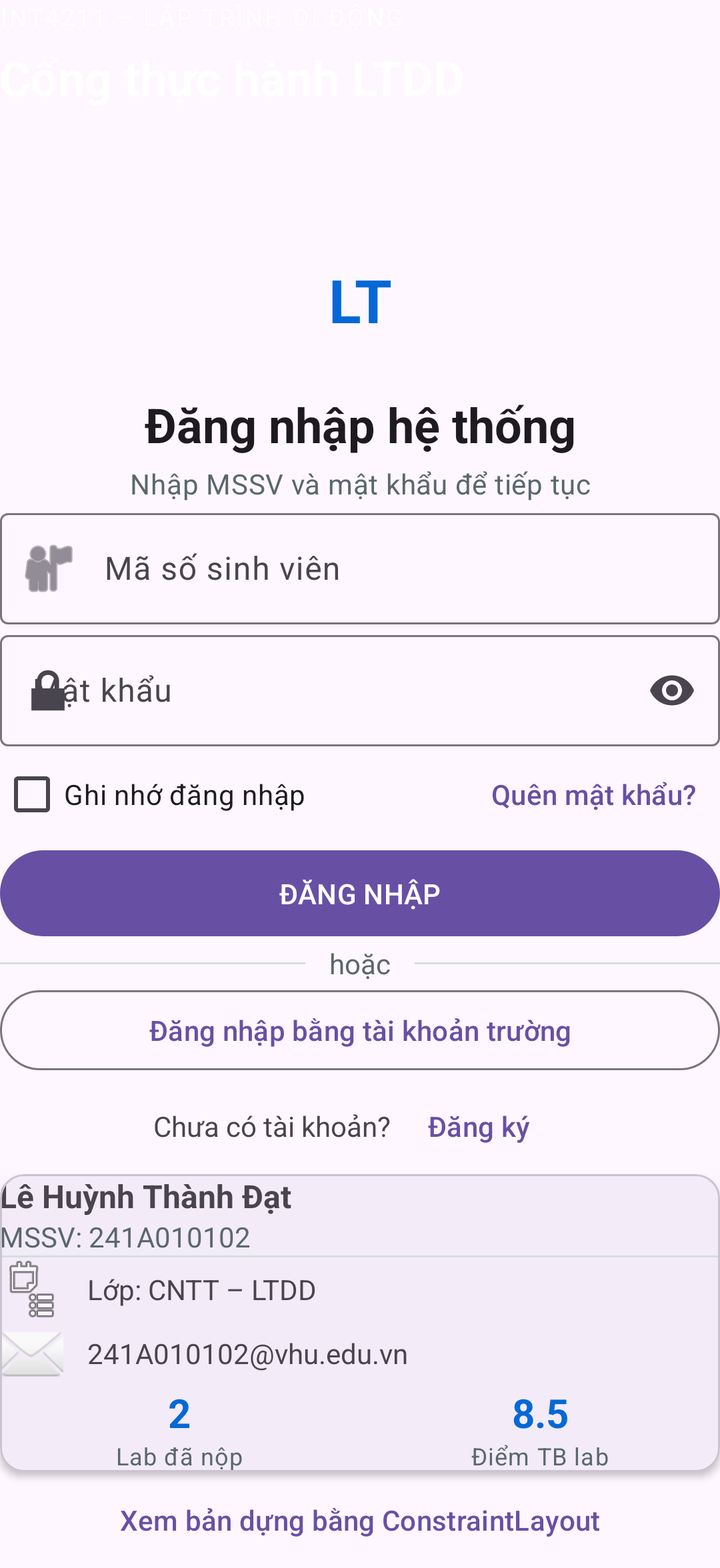
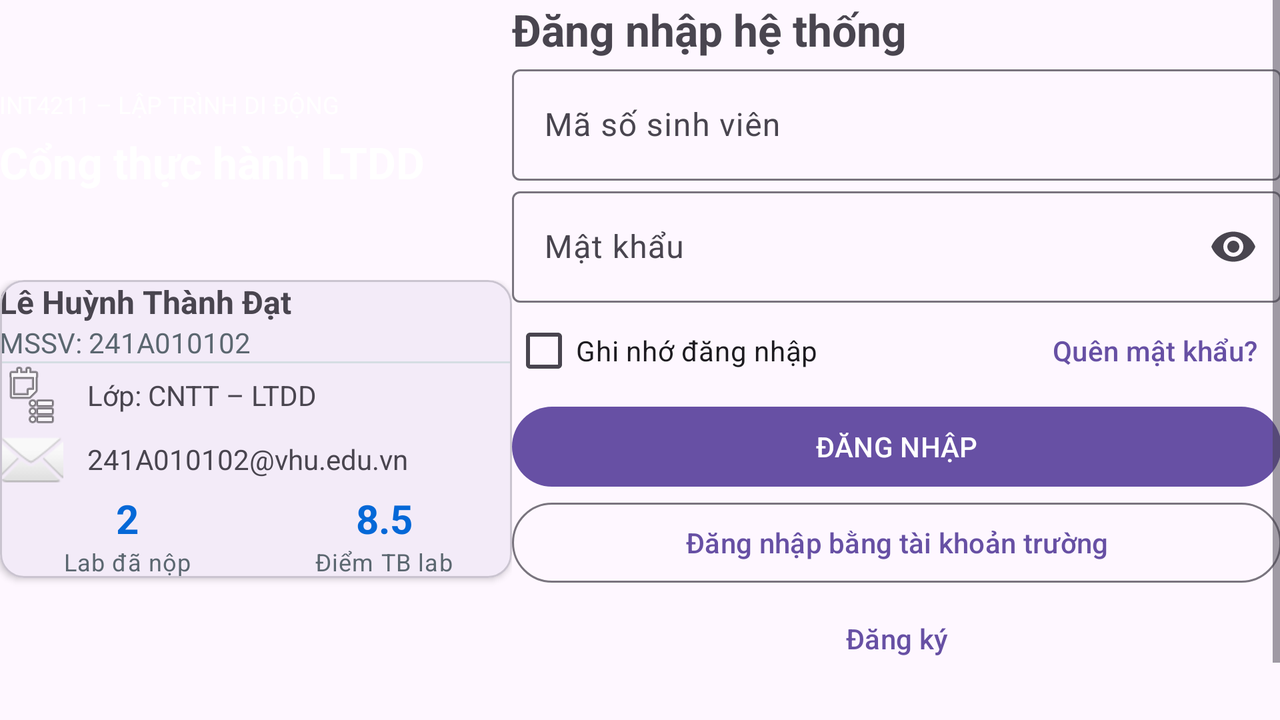

One screen, two layout resources from the same app: the default and the repository's alternative for another configuration. Each is rendered where Android would select it; the XML of both is given below.
<!-- AndroidManifest.xml: application theme Theme.A3_241A010102 -->
<!-- res/layout/activity_main.xml -->
<?xml version="1.0" encoding="utf-8"?>
<ScrollView xmlns:android="http://schemas.android.com/apk/res/android"
    xmlns:app="http://schemas.android.com/apk/res-auto"
    android:id="@+id/main"
    android:layout_width="match_parent"
    android:layout_height="match_parent"
    android:fillViewport="true">

    <LinearLayout
        android:layout_width="match_parent"
        android:layout_height="wrap_content"
        android:orientation="vertical">

        
        <FrameLayout
            android:layout_width="match_parent"
            android:layout_height="196dp">

            <LinearLayout
                android:layout_width="match_parent"
                android:layout_height="150dp"
                android:background="@drawable/bg_header"
                android:orientation="vertical"
                android:padding="@dimen/space_lg">

                <TextView
                    android:layout_width="wrap_content"
                    android:layout_height="wrap_content"
                    android:letterSpacing="0.1"
                    android:text="@string/header_kicker"
                    android:textColor="@color/on_primary"
                    android:textSize="12sp" />

                <TextView
                    android:layout_width="wrap_content"
                    android:layout_height="wrap_content"
                    android:layout_marginTop="6dp"
                    android:text="@string/header_title"
                    android:textColor="@color/on_primary"
                    android:textSize="24sp"
                    android:textStyle="bold" />
            </LinearLayout>

            <TextView
                android:id="@+id/tvAvatar"
                android:layout_width="92dp"
                android:layout_height="92dp"
                android:layout_gravity="bottom|center_horizontal"
                android:background="@drawable/bg_avatar"
                android:gravity="center"
                android:text="@string/avatar_text"
                android:textColor="@color/primary"
                android:textSize="30sp"
                android:textStyle="bold" />
        </FrameLayout>

        
        <LinearLayout
            android:layout_width="match_parent"
            android:layout_height="wrap_content"
            android:orientation="vertical"
            android:paddingStart="@dimen/space_lg"
            android:paddingTop="@dimen/space_md"
            android:paddingEnd="@dimen/space_lg"
            android:paddingBottom="@dimen/space_xl">

            <TextView
                style="@style/TitleText"
                android:layout_width="match_parent"
                android:layout_height="wrap_content"
                android:text="@string/login_title" />

            <TextView
                style="@style/SubtitleText"
                android:layout_width="match_parent"
                android:layout_height="wrap_content"
                android:layout_marginTop="4dp"
                android:text="@string/login_subtitle" />

            <com.google.android.material.textfield.TextInputLayout
                android:layout_width="match_parent"
                android:layout_height="wrap_content"
                android:layout_marginTop="@dimen/space_lg"
                android:hint="@string/hint_student_id"
                app:startIconDrawable="@android:drawable/ic_menu_myplaces"
                style="@style/Widget.Material3.TextInputLayout.OutlinedBox">

                <com.google.android.material.textfield.TextInputEditText
                    android:id="@+id/edtStudentId"
                    android:layout_width="match_parent"
                    android:layout_height="wrap_content"
                    android:inputType="number" />
            </com.google.android.material.textfield.TextInputLayout>

            <com.google.android.material.textfield.TextInputLayout
                android:layout_width="match_parent"
                android:layout_height="wrap_content"
                android:layout_marginTop="@dimen/space_md"
                android:hint="@string/hint_password"
                app:endIconMode="password_toggle"
                app:startIconDrawable="@android:drawable/ic_lock_lock"
                style="@style/Widget.Material3.TextInputLayout.OutlinedBox">

                <com.google.android.material.textfield.TextInputEditText
                    android:id="@+id/edtPassword"
                    android:layout_width="match_parent"
                    android:layout_height="wrap_content"
                    android:inputType="textPassword" />
            </com.google.android.material.textfield.TextInputLayout>

            
            <LinearLayout
                android:layout_width="match_parent"
                android:layout_height="wrap_content"
                android:gravity="center_vertical"
                android:orientation="horizontal">

                <CheckBox
                    android:id="@+id/cbRemember"
                    android:layout_width="wrap_content"
                    android:layout_height="wrap_content"
                    android:text="@string/remember_me" />

                <Space
                    android:layout_width="0dp"
                    android:layout_height="1dp"
                    android:layout_weight="1" />

                <Button
                    android:id="@+id/btnForgot"
                    style="@style/Widget.Material3.Button.TextButton"
                    android:layout_width="wrap_content"
                    android:layout_height="wrap_content"
                    android:text="@string/forgot_password" />
            </LinearLayout>

            <Button
                android:id="@+id/btnLogin"
                android:layout_width="match_parent"
                android:layout_height="wrap_content"
                android:layout_marginTop="@dimen/space_sm"
                android:paddingTop="12dp"
                android:paddingBottom="12dp"
                android:text="@string/login" />

            
            <LinearLayout
                android:layout_width="match_parent"
                android:layout_height="wrap_content"
                android:layout_marginTop="@dimen/space_lg"
                android:gravity="center_vertical"
                android:orientation="horizontal">

                <View
                    android:layout_width="0dp"
                    android:layout_height="1dp"
                    android:layout_weight="1"
                    android:background="@color/divider" />

                <TextView
                    android:layout_width="wrap_content"
                    android:layout_height="wrap_content"
                    android:paddingStart="12dp"
                    android:paddingEnd="12dp"
                    android:text="@string/or"
                    android:textColor="@color/muted" />

                <View
                    android:layout_width="0dp"
                    android:layout_height="1dp"
                    android:layout_weight="1"
                    android:background="@color/divider" />
            </LinearLayout>

            <Button
                android:id="@+id/btnSchoolLogin"
                style="@style/Widget.Material3.Button.OutlinedButton"
                android:layout_width="match_parent"
                android:layout_height="wrap_content"
                android:layout_marginTop="@dimen/space_lg"
                android:text="@string/login_school" />

            <LinearLayout
                android:layout_width="match_parent"
                android:layout_height="wrap_content"
                android:gravity="center"
                android:orientation="horizontal">

                <TextView
                    android:layout_width="wrap_content"
                    android:layout_height="wrap_content"
                    android:text="@string/no_account" />

                <Button
                    android:id="@+id/btnRegister"
                    style="@style/Widget.Material3.Button.TextButton"
                    android:layout_width="wrap_content"
                    android:layout_height="wrap_content"
                    android:text="@string/register" />
            </LinearLayout>

            
            <include
                android:id="@+id/cardProfile"
                layout="@layout/view_profile_card"
                android:layout_width="match_parent"
                android:layout_height="wrap_content" />

            <Button
                android:id="@+id/btnConstraintDemo"
                style="@style/Widget.Material3.Button.TextButton"
                android:layout_width="match_parent"
                android:layout_height="wrap_content"
                android:layout_marginTop="@dimen/space_md"
                android:text="@string/open_constraint" />
        </LinearLayout>
    </LinearLayout>
</ScrollView>
<!-- res/layout/view_profile_card.xml (included above) -->
<?xml version="1.0" encoding="utf-8"?>
<com.google.android.material.card.MaterialCardView
    xmlns:android="http://schemas.android.com/apk/res/android"
    xmlns:app="http://schemas.android.com/apk/res-auto"
    android:layout_width="match_parent"
    android:layout_height="wrap_content"
    android:layout_marginTop="@dimen/space_lg"
    app:cardCornerRadius="12dp"
    app:cardElevation="2dp">

    <LinearLayout
        android:layout_width="match_parent"
        android:layout_height="wrap_content"
        android:orientation="vertical"
        android:padding="@dimen/space_md">

        <TextView
            android:layout_width="wrap_content"
            android:layout_height="wrap_content"
            android:text="@string/student_name"
            android:textSize="16sp"
            android:textStyle="bold" />

        <TextView
            android:layout_width="wrap_content"
            android:layout_height="wrap_content"
            android:text="@string/student_id_line"
            android:textColor="@color/muted" />

        <View
            android:layout_width="match_parent"
            android:layout_height="1dp"
            android:layout_marginTop="@dimen/space_md"
            android:layout_marginBottom="@dimen/space_md"
            android:background="@color/divider" />

        <TextView
            android:layout_width="wrap_content"
            android:layout_height="wrap_content"
            android:drawablePadding="12dp"
            android:gravity="center_vertical"
            android:text="@string/class_line"
            app:drawableStartCompat="@android:drawable/ic_menu_agenda" />

        <TextView
            android:layout_width="wrap_content"
            android:layout_height="wrap_content"
            android:layout_marginTop="@dimen/space_sm"
            android:drawablePadding="12dp"
            android:gravity="center_vertical"
            android:text="@string/email_line"
            app:drawableStartCompat="@android:drawable/ic_dialog_email" />

        
        <LinearLayout
            android:layout_width="match_parent"
            android:layout_height="wrap_content"
            android:layout_marginTop="@dimen/space_md"
            android:orientation="horizontal">

            <LinearLayout
                android:layout_width="0dp"
                android:layout_height="wrap_content"
                android:layout_weight="1"
                android:background="@drawable/bg_stat"
                android:gravity="center"
                android:orientation="vertical"
                android:padding="@dimen/space_md">

                <TextView
                    style="@style/StatValueText"
                    android:layout_width="wrap_content"
                    android:layout_height="wrap_content"
                    android:text="@string/stat_labs_value" />

                <TextView
                    style="@style/StatLabelText"
                    android:layout_width="wrap_content"
                    android:layout_height="wrap_content"
                    android:text="@string/stat_labs_label" />
            </LinearLayout>

            <LinearLayout
                android:layout_width="0dp"
                android:layout_height="wrap_content"
                android:layout_marginStart="@dimen/space_md"
                android:layout_weight="1"
                android:background="@drawable/bg_stat"
                android:gravity="center"
                android:orientation="vertical"
                android:padding="@dimen/space_md">

                <TextView
                    style="@style/StatValueText"
                    android:layout_width="wrap_content"
                    android:layout_height="wrap_content"
                    android:text="@string/stat_score_value" />

                <TextView
                    style="@style/StatLabelText"
                    android:layout_width="wrap_content"
                    android:layout_height="wrap_content"
                    android:text="@string/stat_score_label" />
            </LinearLayout>
        </LinearLayout>
    </LinearLayout>
</com.google.android.material.card.MaterialCardView>
<!-- resources referenced by this layout -->
<resources>
  <color name="divider">#D5DDE3</color>
  <color name="muted">#5B6770</color>
  <color name="on_primary">#FFFFFF</color>
  <color name="primary">#0468D7</color>
  <string name="avatar_text">LT</string>
  <string name="class_line">Lớp: CNTT – LTDD</string>
  <string name="email_line">241A010102@vhu.edu.vn</string>
  <string name="forgot_password">Quên mật khẩu?</string>
  <string name="header_kicker">INT4211 – LẬP TRÌNH DI ĐỘNG</string>
  <string name="header_title">Cổng thực hành LTDD</string>
  <string name="hint_password">Mật khẩu</string>
  <string name="hint_student_id">Mã số sinh viên</string>
  <string name="login">ĐĂNG NHẬP</string>
  <string name="login_school">Đăng nhập bằng tài khoản trường</string>
  <string name="login_subtitle">Nhập MSSV và mật khẩu để tiếp tục</string>
  <string name="login_title">Đăng nhập hệ thống</string>
  <string name="no_account">Chưa có tài khoản?</string>
  <string name="open_constraint">Xem bản dựng bằng ConstraintLayout</string>
  <string name="or">hoặc</string>
  <string name="register">Đăng ký</string>
  <string name="remember_me">Ghi nhớ đăng nhập</string>
  <string name="stat_labs_label">Lab đã nộp</string>
  <string name="stat_labs_value">2</string>
  <string name="stat_score_label">Điểm TB lab</string>
  <string name="stat_score_value">8.5</string>
  <string name="student_id_line">MSSV: 241A010102</string>
  <string name="student_name">Lê Huỳnh Thành Đạt</string>
  <style name="StatLabelText" parent="TextAppearance.Material3.BodySmall">
          <item name="android:textSize">12sp</item>
          <item name="android:textColor">@color/muted</item>
      </style>
  <style name="StatValueText" parent="TextAppearance.Material3.HeadlineMedium">
          <item name="android:textSize">20sp</item>
          <item name="android:textStyle">bold</item>
          <item name="android:textColor">@color/primary</item>
      </style>
  <style name="SubtitleText" parent="TextAppearance.Material3.BodyMedium">
          <item name="android:textSize">14sp</item>
          <item name="android:textColor">@color/muted</item>
          <item name="android:gravity">center</item>
      </style>
  <style name="TitleText" parent="TextAppearance.Material3.TitleLarge">
          <item name="android:textSize">24sp</item>
          <item name="android:textStyle">bold</item>
          <item name="android:gravity">center</item>
      </style>
  <style name="Theme.A3_241A010102" parent="Base.Theme.A3_241A010102" />
  <style name="Base.Theme.A3_241A010102" parent="Theme.Material3.DayNight.NoActionBar">
          
          
      </style>
</resources>
<!-- res/layout-land/activity_main.xml (the repository's variant of the layout above) -->
<!-- drawn on the phone turned sideways -->
<?xml version="1.0" encoding="utf-8"?>
<LinearLayout xmlns:android="http://schemas.android.com/apk/res/android"
    xmlns:app="http://schemas.android.com/apk/res-auto"
    android:id="@+id/main"
    android:layout_width="match_parent"
    android:layout_height="match_parent"
    android:orientation="horizontal">

    
    <LinearLayout
        android:layout_width="0dp"
        android:layout_height="match_parent"
        android:layout_weight="2"
        android:orientation="vertical">

        <LinearLayout
            android:layout_width="match_parent"
            android:layout_height="140dp"
            android:background="@drawable/bg_header"
            android:gravity="center_vertical"
            android:orientation="vertical"
            android:padding="@dimen/space_lg">

            <TextView
                android:layout_width="wrap_content"
                android:layout_height="wrap_content"
                android:text="@string/header_kicker"
                android:textColor="@color/on_primary"
                android:textSize="12sp" />

            <TextView
                android:layout_width="wrap_content"
                android:layout_height="wrap_content"
                android:layout_marginTop="6dp"
                android:text="@string/header_title"
                android:textColor="@color/on_primary"
                android:textSize="22sp"
                android:textStyle="bold" />
        </LinearLayout>

        <ScrollView
            android:layout_width="match_parent"
            android:layout_height="0dp"
            android:layout_weight="1"
            android:paddingStart="@dimen/space_lg"
            android:paddingEnd="@dimen/space_sm">

            <include
                android:id="@+id/cardProfile"
                layout="@layout/view_profile_card"
                android:layout_width="match_parent"
                android:layout_height="wrap_content" />
        </ScrollView>
    </LinearLayout>

    
    <ScrollView
        android:layout_width="0dp"
        android:layout_height="match_parent"
        android:layout_weight="3"
        android:padding="@dimen/space_lg">

        <LinearLayout
            android:layout_width="match_parent"
            android:layout_height="wrap_content"
            android:orientation="vertical">

            <TextView
                android:layout_width="match_parent"
                android:layout_height="wrap_content"
                android:text="@string/login_title"
                android:textSize="22sp"
                android:textStyle="bold" />

            <com.google.android.material.textfield.TextInputLayout
                style="@style/Widget.Material3.TextInputLayout.OutlinedBox"
                android:layout_width="match_parent"
                android:layout_height="wrap_content"
                android:layout_marginTop="@dimen/space_md"
                android:hint="@string/hint_student_id">

                <com.google.android.material.textfield.TextInputEditText
                    android:id="@+id/edtStudentId"
                    android:layout_width="match_parent"
                    android:layout_height="wrap_content"
                    android:inputType="number" />
            </com.google.android.material.textfield.TextInputLayout>

            <com.google.android.material.textfield.TextInputLayout
                style="@style/Widget.Material3.TextInputLayout.OutlinedBox"
                android:layout_width="match_parent"
                android:layout_height="wrap_content"
                android:layout_marginTop="@dimen/space_md"
                android:hint="@string/hint_password"
                app:endIconMode="password_toggle">

                <com.google.android.material.textfield.TextInputEditText
                    android:id="@+id/edtPassword"
                    android:layout_width="match_parent"
                    android:layout_height="wrap_content"
                    android:inputType="textPassword" />
            </com.google.android.material.textfield.TextInputLayout>

            <LinearLayout
                android:layout_width="match_parent"
                android:layout_height="wrap_content"
                android:gravity="center_vertical"
                android:orientation="horizontal">

                <CheckBox
                    android:id="@+id/cbRemember"
                    android:layout_width="wrap_content"
                    android:layout_height="wrap_content"
                    android:text="@string/remember_me" />

                <Space
                    android:layout_width="0dp"
                    android:layout_height="1dp"
                    android:layout_weight="1" />

                <Button
                    android:id="@+id/btnForgot"
                    style="@style/Widget.Material3.Button.TextButton"
                    android:layout_width="wrap_content"
                    android:layout_height="wrap_content"
                    android:text="@string/forgot_password" />
            </LinearLayout>

            <Button
                android:id="@+id/btnLogin"
                android:layout_width="match_parent"
                android:layout_height="wrap_content"
                android:text="@string/login" />

            <Button
                android:id="@+id/btnSchoolLogin"
                style="@style/Widget.Material3.Button.OutlinedButton"
                android:layout_width="match_parent"
                android:layout_height="wrap_content"
                android:layout_marginTop="@dimen/space_sm"
                android:text="@string/login_school" />

            <Button
                android:id="@+id/btnRegister"
                style="@style/Widget.Material3.Button.TextButton"
                android:layout_width="match_parent"
                android:layout_height="wrap_content"
                android:text="@string/register" />

            <Button
                android:id="@+id/btnConstraintDemo"
                style="@style/Widget.Material3.Button.TextButton"
                android:layout_width="match_parent"
                android:layout_height="wrap_content"
                android:text="@string/open_constraint" />
        </LinearLayout>
    </ScrollView>
</LinearLayout>
<!-- resources referenced by the variant -->
<!-- as the phone turned sideways resolves them -->
<resources>
  <color name="divider">#D5DDE3</color>
  <color name="muted">#5B6770</color>
  <color name="on_primary">#FFFFFF</color>
  <string name="class_line">Lớp: CNTT – LTDD</string>
  <string name="email_line">241A010102@vhu.edu.vn</string>
  <string name="forgot_password">Quên mật khẩu?</string>
  <string name="header_kicker">INT4211 – LẬP TRÌNH DI ĐỘNG</string>
  <string name="header_title">Cổng thực hành LTDD</string>
  <string name="hint_password">Mật khẩu</string>
  <string name="hint_student_id">Mã số sinh viên</string>
  <string name="login">ĐĂNG NHẬP</string>
  <string name="login_school">Đăng nhập bằng tài khoản trường</string>
  <string name="login_title">Đăng nhập hệ thống</string>
  <string name="open_constraint">Xem bản dựng bằng ConstraintLayout</string>
  <string name="register">Đăng ký</string>
  <string name="remember_me">Ghi nhớ đăng nhập</string>
  <string name="stat_labs_label">Lab đã nộp</string>
  <string name="stat_labs_value">2</string>
  <string name="stat_score_label">Điểm TB lab</string>
  <string name="stat_score_value">8.5</string>
  <string name="student_id_line">MSSV: 241A010102</string>
  <string name="student_name">Lê Huỳnh Thành Đạt</string>
  <style name="StatLabelText" parent="TextAppearance.Material3.BodySmall">
          <item name="android:textSize">12sp</item>
          <item name="android:textColor">@color/muted</item>
      </style>
  <style name="StatValueText" parent="TextAppearance.Material3.HeadlineMedium">
          <item name="android:textSize">20sp</item>
          <item name="android:textStyle">bold</item>
          <item name="android:textColor">@color/primary</item>
      </style>
  <style name="Theme.A3_241A010102" parent="Base.Theme.A3_241A010102" />
  <color name="primary">#0468D7</color>
  <style name="Base.Theme.A3_241A010102" parent="Theme.Material3.DayNight.NoActionBar">
          
          
      </style>
</resources>
